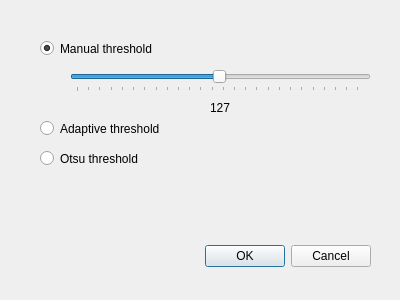
<?xml version="1.0" encoding="UTF-8"?>
<ui version="4.0">
 <class>SegmentationDialog</class>
 <widget class="QDialog" name="SegmentationDialog">
  <property name="geometry">
   <rect>
    <x>0</x>
    <y>0</y>
    <width>400</width>
    <height>300</height>
   </rect>
  </property>
  <property name="windowTitle">
   <string>Segmentation</string>
  </property>
  <widget class="QDialogButtonBox" name="buttonBox">
   <property name="geometry">
    <rect>
     <x>30</x>
     <y>240</y>
     <width>341</width>
     <height>32</height>
    </rect>
   </property>
   <property name="orientation">
    <enum>Qt::Horizontal</enum>
   </property>
   <property name="standardButtons">
    <set>QDialogButtonBox::Cancel|QDialogButtonBox::Ok</set>
   </property>
  </widget>
  <widget class="QRadioButton" name="radioBtnManual">
   <property name="geometry">
    <rect>
     <x>40</x>
     <y>40</y>
     <width>161</width>
     <height>17</height>
    </rect>
   </property>
   <property name="text">
    <string>Manual threshold</string>
   </property>
   <property name="checked">
    <bool>true</bool>
   </property>
  </widget>
  <widget class="QRadioButton" name="radioBtnAdaptive">
   <property name="geometry">
    <rect>
     <x>40</x>
     <y>120</y>
     <width>171</width>
     <height>17</height>
    </rect>
   </property>
   <property name="text">
    <string>Adaptive threshold</string>
   </property>
  </widget>
  <widget class="QRadioButton" name="radioBtnOtsu">
   <property name="geometry">
    <rect>
     <x>40</x>
     <y>150</y>
     <width>181</width>
     <height>17</height>
    </rect>
   </property>
   <property name="text">
    <string>Otsu threshold</string>
   </property>
  </widget>
  <widget class="QSlider" name="hSliderManual">
   <property name="enabled">
    <bool>true</bool>
   </property>
   <property name="geometry">
    <rect>
     <x>70</x>
     <y>70</y>
     <width>301</width>
     <height>22</height>
    </rect>
   </property>
   <property name="maximum">
    <number>255</number>
   </property>
   <property name="value">
    <number>127</number>
   </property>
   <property name="orientation">
    <enum>Qt::Horizontal</enum>
   </property>
   <property name="invertedAppearance">
    <bool>false</bool>
   </property>
   <property name="invertedControls">
    <bool>false</bool>
   </property>
   <property name="tickPosition">
    <enum>QSlider::TicksBelow</enum>
   </property>
  </widget>
  <widget class="QLabel" name="lblManualValue">
   <property name="geometry">
    <rect>
     <x>210</x>
     <y>100</y>
     <width>21</width>
     <height>16</height>
    </rect>
   </property>
   <property name="text">
    <string>127</string>
   </property>
  </widget>
 </widget>
 <resources/>
 <connections>
  <connection>
   <sender>buttonBox</sender>
   <signal>accepted()</signal>
   <receiver>SegmentationDialog</receiver>
   <slot>accept()</slot>
   <hints>
    <hint type="sourcelabel">
     <x>248</x>
     <y>254</y>
    </hint>
    <hint type="destinationlabel">
     <x>157</x>
     <y>274</y>
    </hint>
   </hints>
  </connection>
  <connection>
   <sender>buttonBox</sender>
   <signal>rejected()</signal>
   <receiver>SegmentationDialog</receiver>
   <slot>reject()</slot>
   <hints>
    <hint type="sourcelabel">
     <x>316</x>
     <y>260</y>
    </hint>
    <hint type="destinationlabel">
     <x>286</x>
     <y>274</y>
    </hint>
   </hints>
  </connection>
  <connection>
   <sender>hSliderManual</sender>
   <signal>valueChanged(int)</signal>
   <receiver>lblManualValue</receiver>
   <slot>setNum(int)</slot>
   <hints>
    <hint type="sourcelabel">
     <x>220</x>
     <y>80</y>
    </hint>
    <hint type="destinationlabel">
     <x>220</x>
     <y>107</y>
    </hint>
   </hints>
  </connection>
  <connection>
   <sender>radioBtnManual</sender>
   <signal>toggled(bool)</signal>
   <receiver>hSliderManual</receiver>
   <slot>setEnabled(bool)</slot>
   <hints>
    <hint type="sourcelabel">
     <x>120</x>
     <y>48</y>
    </hint>
    <hint type="destinationlabel">
     <x>220</x>
     <y>80</y>
    </hint>
   </hints>
  </connection>
 </connections>
</ui>
